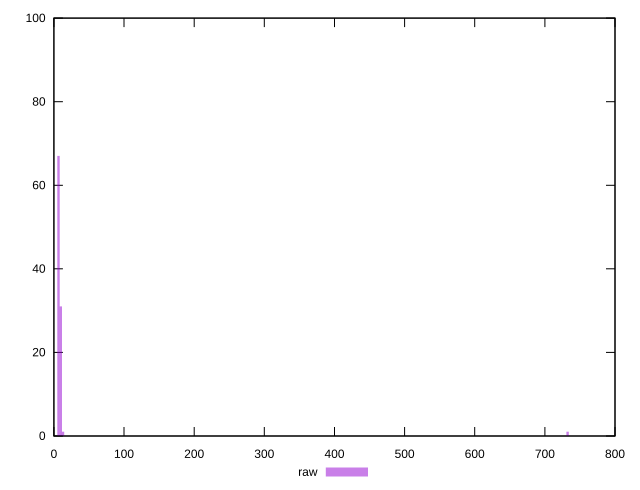

This chart was generated by the following gnuplot code:
reset

$raw <<EOF
730.8069025050986 1
11.980441024673748 8
3.993480341557916 21
7.986960683115832 70
EOF

set key outside below
set boxwidth 3.993480341557916
set xrange [4.9603:730.832]
set yrange [0:100]
set style fill transparent solid 0.5 noborder
set terminal svg size 640, 490 enhanced background rgb 'white'
set output "report_00007_2020-12-11T15:55:29.892Z/network-server-latency/samples/pages+cached/raw/histogram.svg"

plot $raw title "raw" with boxes

reset
